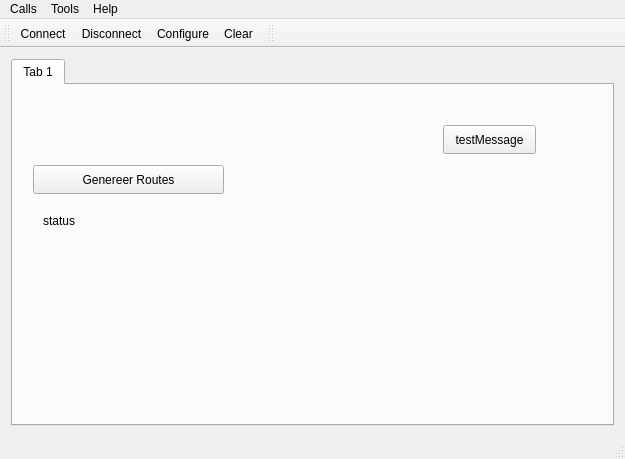
<?xml version="1.0" encoding="UTF-8"?>
<ui version="4.0">
 <class>MainWindow</class>
 <widget class="QMainWindow" name="MainWindow">
  <property name="geometry">
   <rect>
    <x>0</x>
    <y>0</y>
    <width>625</width>
    <height>459</height>
   </rect>
  </property>
  <property name="windowTitle">
   <string>Serial Terminal</string>
  </property>
  <widget class="QWidget" name="centralWidget">
   <layout class="QVBoxLayout" name="verticalLayout">
    <item>
     <widget class="QTabWidget" name="tabWidget">
      <property name="currentIndex">
       <number>0</number>
      </property>
      <widget class="QWidget" name="tab">
       <attribute name="title">
        <string>Tab 1</string>
       </attribute>
       <widget class="QPushButton" name="pushButton">
        <property name="geometry">
         <rect>
          <x>20</x>
          <y>80</y>
          <width>191</width>
          <height>29</height>
         </rect>
        </property>
        <property name="text">
         <string>Genereer Routes</string>
        </property>
       </widget>
       <widget class="QLabel" name="statusLabel">
        <property name="geometry">
         <rect>
          <x>30</x>
          <y>120</y>
          <width>191</width>
          <height>31</height>
         </rect>
        </property>
        <property name="text">
         <string>status</string>
        </property>
       </widget>
       <widget class="QPushButton" name="pushButton_2">
        <property name="geometry">
         <rect>
          <x>430</x>
          <y>40</y>
          <width>93</width>
          <height>29</height>
         </rect>
        </property>
        <property name="text">
         <string>testMessage</string>
        </property>
       </widget>
      </widget>
     </widget>
    </item>
   </layout>
  </widget>
  <widget class="QMenuBar" name="menuBar">
   <property name="geometry">
    <rect>
     <x>0</x>
     <y>0</y>
     <width>625</width>
     <height>26</height>
    </rect>
   </property>
   <widget class="QMenu" name="menuCalls">
    <property name="title">
     <string>Calls</string>
    </property>
    <addaction name="actionConnect"/>
    <addaction name="actionDisconnect"/>
    <addaction name="separator"/>
    <addaction name="actionQuit"/>
   </widget>
   <widget class="QMenu" name="menuTools">
    <property name="title">
     <string>Tools</string>
    </property>
    <addaction name="actionConfigure"/>
    <addaction name="actionClear"/>
   </widget>
   <widget class="QMenu" name="menuHelp">
    <property name="title">
     <string>Help</string>
    </property>
    <addaction name="actionAbout"/>
    <addaction name="actionAboutQt"/>
   </widget>
   <addaction name="menuCalls"/>
   <addaction name="menuTools"/>
   <addaction name="menuHelp"/>
  </widget>
  <widget class="QToolBar" name="mainToolBar">
   <attribute name="toolBarArea">
    <enum>TopToolBarArea</enum>
   </attribute>
   <attribute name="toolBarBreak">
    <bool>false</bool>
   </attribute>
   <addaction name="actionConnect"/>
   <addaction name="actionDisconnect"/>
   <addaction name="actionConfigure"/>
   <addaction name="actionClear"/>
  </widget>
  <widget class="QStatusBar" name="statusBar"/>
  <widget class="QToolBar" name="toolBar">
   <property name="windowTitle">
    <string>toolBar</string>
   </property>
   <attribute name="toolBarArea">
    <enum>TopToolBarArea</enum>
   </attribute>
   <attribute name="toolBarBreak">
    <bool>false</bool>
   </attribute>
  </widget>
  <action name="actionAbout">
   <property name="text">
    <string>&amp;About</string>
   </property>
   <property name="toolTip">
    <string>About program</string>
   </property>
   <property name="shortcut">
    <string>Alt+A</string>
   </property>
  </action>
  <action name="actionAboutQt">
   <property name="text">
    <string>About Qt</string>
   </property>
  </action>
  <action name="actionConnect">
   <property name="icon">
    <iconset resource="terminal.qrc">
     <normaloff>:/images/connect.png</normaloff>:/images/connect.png</iconset>
   </property>
   <property name="text">
    <string>C&amp;onnect</string>
   </property>
   <property name="toolTip">
    <string>Connect to serial port</string>
   </property>
   <property name="shortcut">
    <string>Ctrl+O</string>
   </property>
  </action>
  <action name="actionDisconnect">
   <property name="icon">
    <iconset resource="terminal.qrc">
     <normaloff>:/images/disconnect.png</normaloff>:/images/disconnect.png</iconset>
   </property>
   <property name="text">
    <string>&amp;Disconnect</string>
   </property>
   <property name="toolTip">
    <string>Disconnect from serial port</string>
   </property>
   <property name="shortcut">
    <string>Ctrl+D</string>
   </property>
  </action>
  <action name="actionConfigure">
   <property name="icon">
    <iconset resource="terminal.qrc">
     <normaloff>:/images/settings.png</normaloff>:/images/settings.png</iconset>
   </property>
   <property name="text">
    <string>&amp;Configure</string>
   </property>
   <property name="toolTip">
    <string>Configure serial port</string>
   </property>
   <property name="shortcut">
    <string>Alt+C</string>
   </property>
  </action>
  <action name="actionClear">
   <property name="icon">
    <iconset resource="terminal.qrc">
     <normaloff>:/images/clear.png</normaloff>:/images/clear.png</iconset>
   </property>
   <property name="text">
    <string>C&amp;lear</string>
   </property>
   <property name="toolTip">
    <string>Clear data</string>
   </property>
   <property name="shortcut">
    <string>Alt+L</string>
   </property>
  </action>
  <action name="actionQuit">
   <property name="icon">
    <iconset resource="terminal.qrc">
     <normaloff>:/images/application-exit.png</normaloff>:/images/application-exit.png</iconset>
   </property>
   <property name="text">
    <string>&amp;Quit</string>
   </property>
   <property name="shortcut">
    <string>Ctrl+Q</string>
   </property>
  </action>
 </widget>
 <layoutdefault spacing="6" margin="11"/>
 <resources>
  <include location="terminal.qrc"/>
 </resources>
 <connections/>
</ui>
